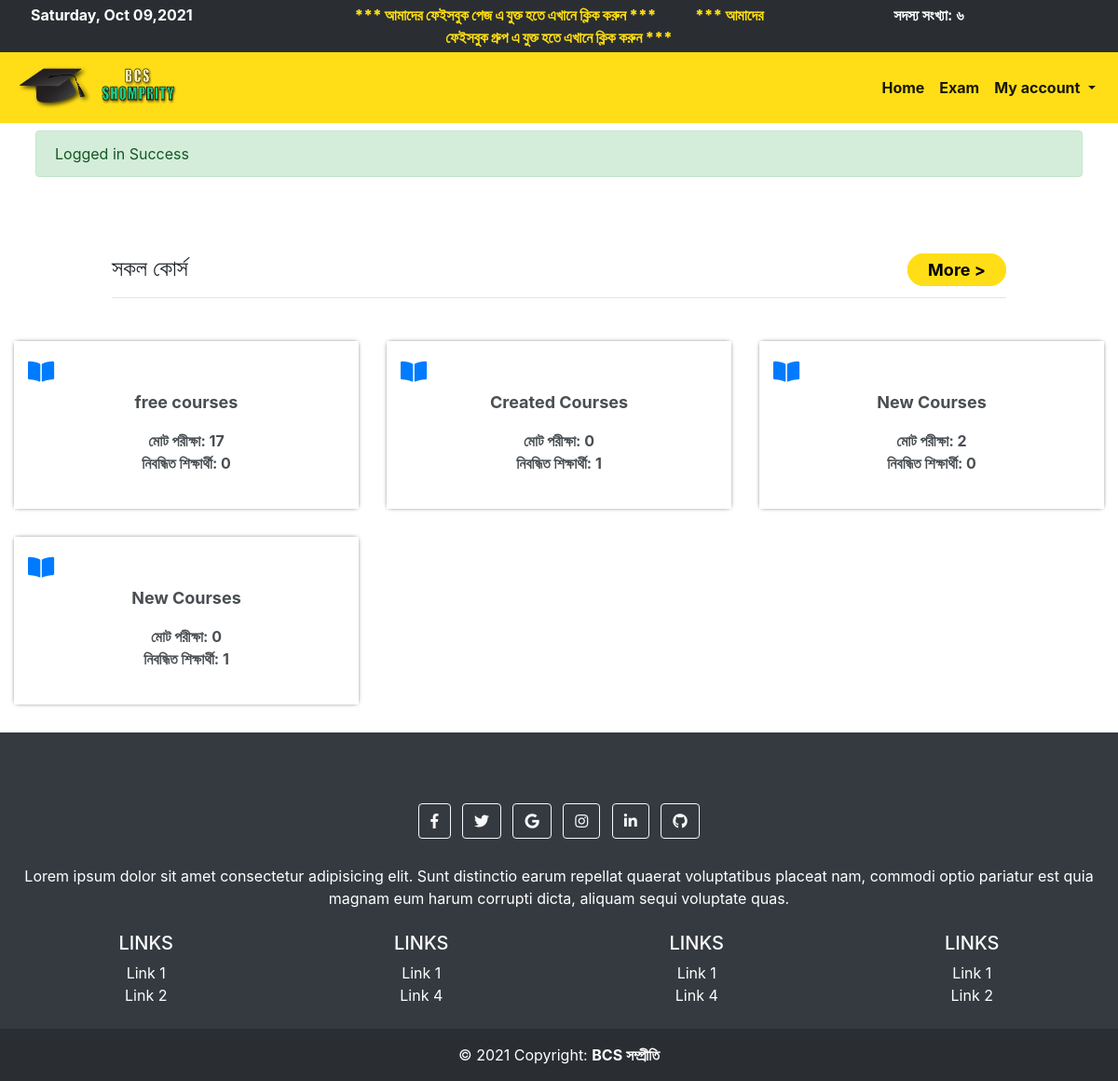
/student/categories.php (signed in), run on the app's committed database.
### tables this page shows
CREATE TABLE `create_course` (
  `id` int(100) NOT NULL,
  `user_id` int(11) NOT NULL,
  `course_name` varchar(100) NOT NULL,
  `payment_status` tinyint(1) NOT NULL DEFAULT 0,
  `payment_amount` int(255) DEFAULT NULL,
  `register_student` int(255) DEFAULT 0,
  `created_exams` int(255) DEFAULT 0,
  `created_at` timestamp NOT NULL DEFAULT current_timestamp()
);

### link/dbname.php (called while the page is built, shortened)
<?php
$CREATE_COURSE = 'create_course';

### student/categories.php (the view, shortened to what this page needs)
<?php include 'toplayout.php';
$course_data = all($CREATE_COURSE);
?>
<div class="container-fluid">
<div class="row bg-white">
    <div class="home_content">
        <h4> সকল কোর্স<span class="right_btn">
                <a class="more_btn" href="categories">More &gt;</a>
            </span> </h4>
        <hr>
    </div>
</div>
<div class="row">
<?php foreach ($course_data as $row) { if($row['id']!=0){?>
    <div class="col-md-4">
        <a href="my_subscribed_courses">
        <div class="p-exam">
            <span class="cat_icon"><i class="fas fa-book-open"></i></span>
            <div class="p-exam-text">
                <p class="exam_cat">   <?php echo $row['course_name'] ?> </p>
                <span class="short_text"> মোট পরীক্ষা:   <?php echo $row['created_exams'] ?></span> <br>
                <span class="short_text"> নিবন্ধিত শিক্ষার্থী:   <?php echo $row['register_student'] ?></span>
            </div>
        </div>
        </a>
    </div>
    <?php } }?>
</div>
</div>
<?php include 'bottomlayout.php'; ?>

### data on the page
create_course: course_name "free courses", created_exams "17", register_student "0"
create_course: course_name "Created Courses", created_exams "0", register_student "1"
create_course: course_name "New Courses", created_exams "2", register_student "0"
create_course: course_name "New Courses", created_exams "0", register_student "1"

### other printed values
englishToBangla($totalmember) "৬"
$_SESSION['message'] "Logged in Success"
